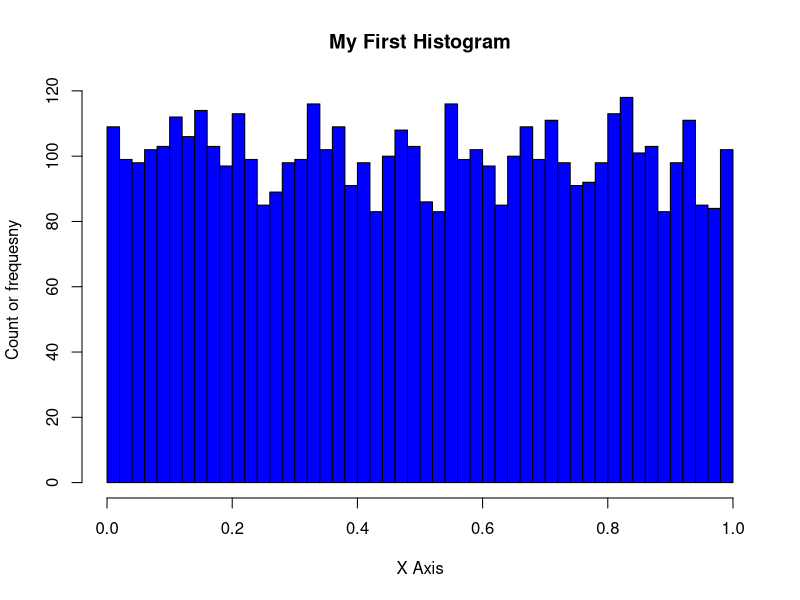
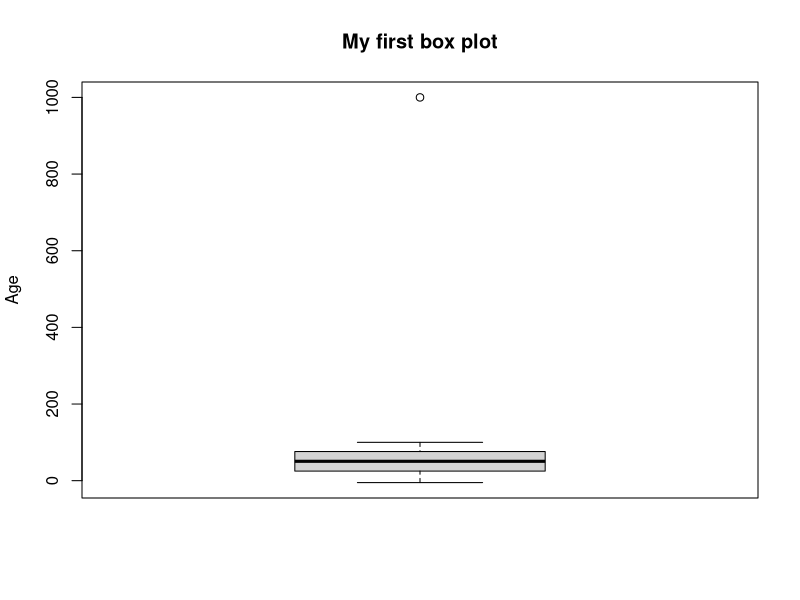

The R source for these figures, in order:
random_num=runif(5000)
hist(random_num,breaks=40,col="blue",
     xlab = "X Axis",ylab = "Count or frequesny",main = "My First Histogram")

#matrix
x=matrix(1:10,nrow = 5,byrow = T)#by default byrow=F
print(x)
x2=matrix(1:10,nrow=5,ncol = 4)
print(x2)
#indexing in 2D
x2[2,1] # 2nd row and 1st col
#to get all rows in 1st col
x2[,1]
class(x2)
class(x2[,1])
#if you want all columns in 3rd row
x2[3,]
colnames(x2)=c("A","B","C","D")
print(x2)
rownames(x2)=c('P','Q','R','S','Y')
print(x2)
x2[2,3]
x2["S",]
x2[,"A"]
#subset vectors
x=c(3,2,6,4,11,12,0)
x[(x<3) | (x>10)] # & and --->  | or
x[x!=3]

#data frames== sql table=excel spreadsheet
#each column is a vector
#Age, EmpID, Name, Income, 

#boxplots
x1=c(1:100)
x2=c(-5,1000)
x=c(x1,x2)
boxplot(x,main="My first box plot",ylab="Age")
x_new=x[x<200]
Q2=quantile(x,0.5)
Q1=quantile(x,0.25)
Q3=quantile(x,0.75)
IQR=Q3-Q1
#outliers
upperlimit= IQR*1.5+Q3
lowerlimit= Q1-IQR*1.5
x_new=x[(x>lowerlimit) & (x<upperlimit)]
x_new
#standard deviation
x
age=c(5,10,15,32,20)
sd(age)






